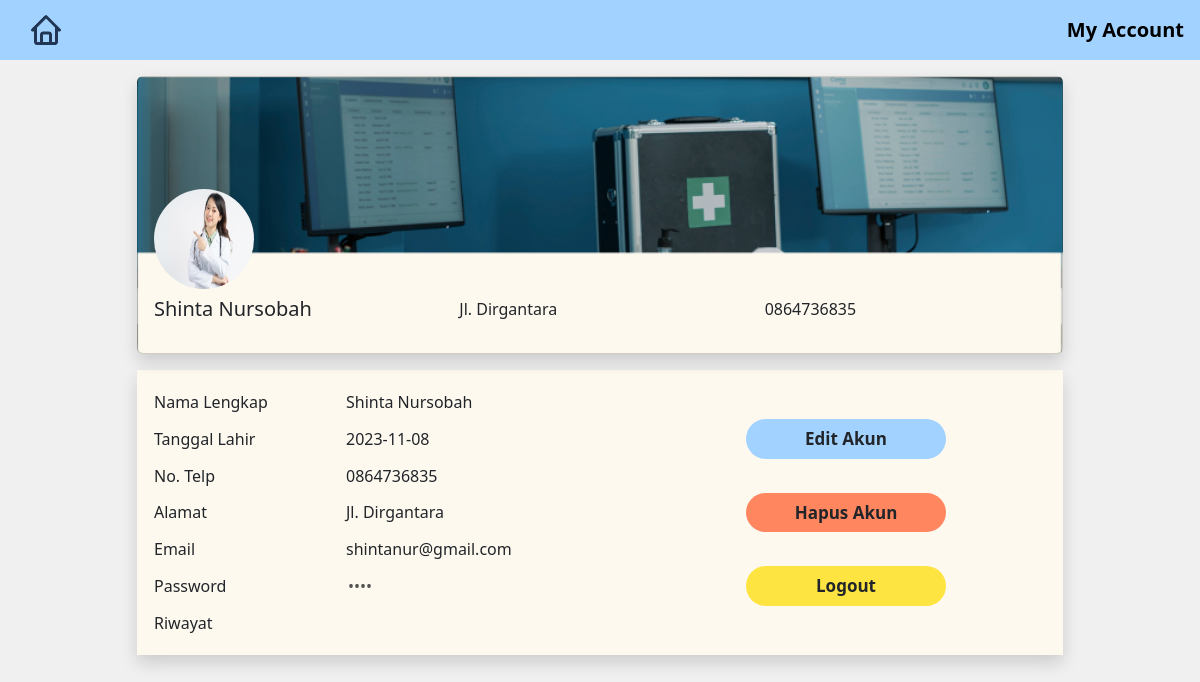
Page /my_profile.php (signed in) on the committed database.
### tables this page shows
CREATE TABLE `pasien` (
  `password` varchar(10) NOT NULL,
  `email` varchar(50) NOT NULL,
  `first_name` varchar(20) NOT NULL,
  `last_name` varchar(20) NOT NULL,
  `contact` varchar(12) NOT NULL,
  `birth_date` date NOT NULL,
  `riwayat` varchar(50) NOT NULL,
  `address` text NOT NULL,
  `pasienID` int(11) NOT NULL
);

### my_profile.php (the view, shortened to what this page needs)
<!DOCTYPE html>
<html lang="en">
<head>
    <link href="https://cdn.jsdelivr.net/npm/bootstrap@5.3.2/dist/css/bootstrap.min.css" rel="stylesheet">
</head>
<body style="background-color: #F0F0F0;">
    <nav class="navbar" style="background-color: #A2D2FF;">
        <a class="nav-link fs-5 mx-3" style="color : #213555;" href="home.php"><button class="navbar-toggler border border-0" type="button" data-bs-toggle="offcanvas" data-bs-target="#offcanvasNavbar" aria-controls="offcanvasNavbar" aria-label="Toggle navigation">
                <img />
            </button></a>
        <a class="navbar-brand fw-semibold" href="#">My Account</a>
    </nav>
    <?php
    include 'connect_pemweb.php';
    $pasienID = $_SESSION['pasienID'];
    $query = mysqli_query($connect, "SELECT * FROM pasien WHERE pasienID='$pasienID'")
        or die(mysqli_error($connect));
    while ($data = mysqli_fetch_array($query)) {
    ?>
        <div class="container mt-3">
            <div class="row">
                <div class="col"></div>
                <div class="col-10 bg-transparent">
                    <div class="card mb-3 shadow" style="background-image: url('hospital_cartoon.png'); background-repeat: none; background-size: cover;">
                        <div class="card-body">
                            <img src="profile1.avif" class="rounded-circle mb-2" style="margin-top: 6rem;" alt="" width="100px" height="100px">
                            <div class="row">
                                <div class="col-4">
                                    <h5><?php echo $data['first_name'] . ' ' . $data['last_name']; ?></h5>
                                </div>
                                <div class="col-4">
                                    <p><?php echo $data['address']; ?></p>
                                </div>
                                <div class="col-4">
                                    <p><?php echo $data['contact']; ?></p>
                                </div>
                            </div>
                        </div>
                    </div>
                    <div class="container p-3 mb-3 shadow" style="background-color: #FEF9EF;">
                        <table border=0>
                            <tr>
                                <td style="width: 12rem; height: 2rem;">Nama Lengkap</td>
                                <td style="width: 25rem;"><?php echo $data['first_name'] . ' ' . $data['last_name'] ?></td>
                            </tr>
                            <tr>
                                <td style="width: 12rem; height: 2rem;">Tanggal Lahir</td>
                                <td><?php echo $data['birth_date']; ?></td>
                                <td><a href="edit_profile.php?pasienID=<?php echo $data['pasienID']; ?>"><button class="btn px-4 rounded-pill fw-semibold" style="background-color : #A2D2FF;  width: 200px; font-size: 17px;" type="submit" value="edit_profile">Edit Akun</button></a></td>
                            </tr>
                            <tr>
                                <td style="width: 12rem; height: 2rem;">No. Telp</td>
                                <td><?php echo $data['contact']; ?></td>
                            </tr>
                            <tr>
                                <td style="width: 12rem; height: 2rem;">Alamat</td>
                                <td><?php echo $data['address']; ?></td>
                                <td><button class="btn px-4 rounded-pill fw-semibold" style="background-color : #FF865E;  width: 200px; font-size: 17px;" type="submit" data-bs-toggle="modal" data-bs-target="#exampleHapus" value="hapus_profile">Hapus Akun</button></td>
                            </tr>
                            <tr>
                                <td style="width: 12rem; height: 2rem;">Email</td>
                                <td><?php echo $data['email']; ?></td>
                            </tr>
                            <tr>
                                <td style="width: 12rem; height: 2rem;">Password</td>
                                <td><input class="border border-0 bg-transparent" type="password" value="<?php echo $data['password']; ?>" disabled></td>
                                <td><button class="btn px-4 rounded-pill fw-semibold" style="background-color : #FEE440;  width: 200px; font-size: 17px;" type="submit" data-bs-toggle="modal" data-bs-target="#exampleModal" value="Logout">Logout</button></td>
                            </tr>
                            <tr>
                                <td style="width: 12rem; height: 2rem;">Riwayat</td>
                                <td><?php echo $data['riwayat']; ?></td>
                            </tr>
                        </table>
                    </div>
                </div>
                <div class="col"></div>
            </div>
        </div>
    <?php
    } ?>
</body>
</html>

### rows in the picture
pasien: first_name "Shinta", last_name "Nursobah", address "Jl. Dirgantara", contact "0864736835", birth_date "2023-11-08", email "shintanur@gmail.com"
